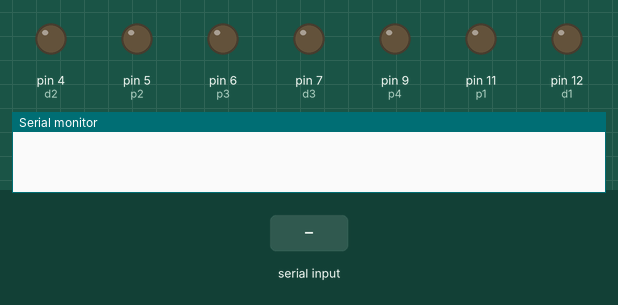
A sketch run on a simulated Arduino Uno, built with avr-gcc and run on an emulated ATmega328P. Parts: output pins drawn as LEDs (lit = HIGH), the last lines printed to the serial monitor. The test bench sets the inputs (shaded band). Pins used as bus, display or sensor lines are not drawn.

Above: at 1.2 s.
1.3 s: "F" received over Serial
At 2.1 s:
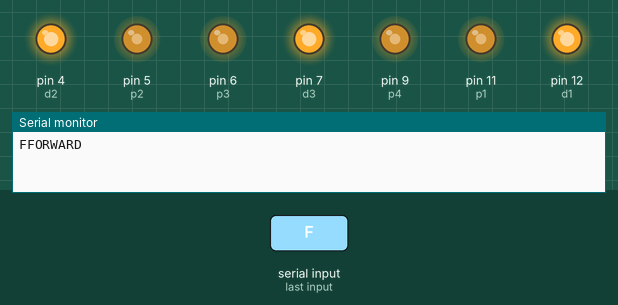
2.8 s: "B" received over Serial
At 3.3 s:
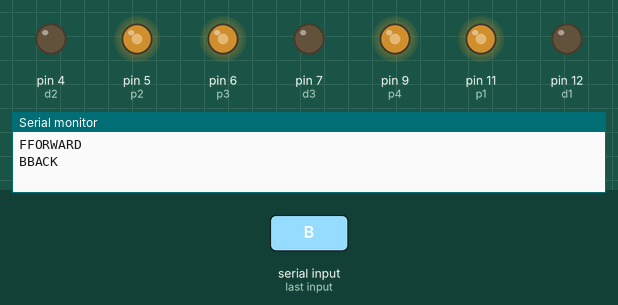
4.3 s: "R" received over Serial
At 5.5 s:
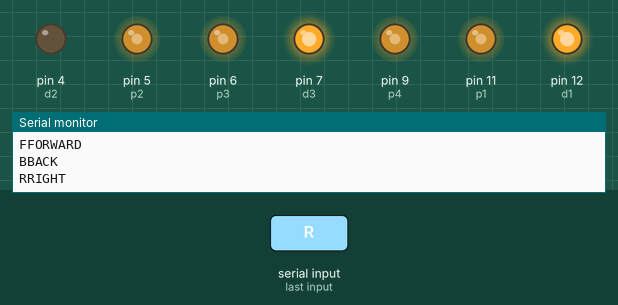
5.8 s: "L" received over Serial
At 6.8 s:
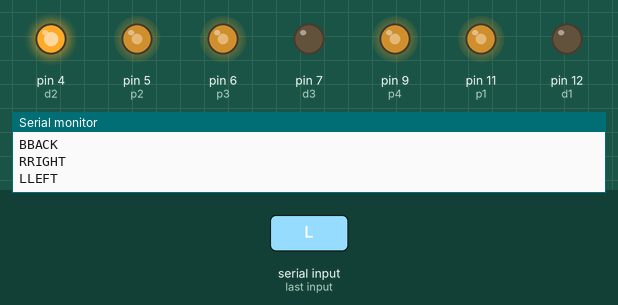
Timing chart, 0 to 8.3 s (numbered marks = the images above; inputs shaded):
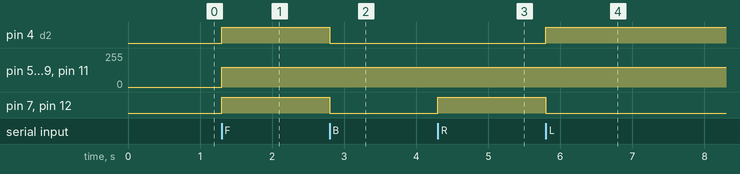

The sketch:

bluetooth-module.ino
```cpp
/***************************BLUETOOTH CONTROLLED CAR CODE**************************/

//Declare the arduino pins

#define d1 12
#define p1 11

#define d2 4
#define p2 5

#define d3 7
#define p3 6

#define d4 2
#define p4 9
int i = 150;

void setup()
{
  //initlize the mode of the pins
 pinMode(d1, OUTPUT);
  pinMode(p1, OUTPUT);
  pinMode(d2, OUTPUT);
  pinMode(p2, OUTPUT);
  pinMode(d3, OUTPUT);
  pinMode(p3, OUTPUT);
  pinMode(d4, OUTPUT);
  pinMode(p4, OUTPUT);

   //set the serial communication rate
  Serial.begin(9600);
}

void loop()
{
  //check whether arduino is reciving signal or not
  while(Serial.available() == 0);
  char val = Serial.read() ;//reads the signal
 // int i=Serial.read();
  Serial.print(val);

  /*********For Forward motion*********/

  if (val == 'F')
  {
    Serial.println("FORWARD");
 forward();

  }


    /*********For Backward Motion*********/
  else if(val == 'B')
  {
  Serial.println("BACK");
backward();

  }
   /*********Right*********/
  else if(val == 'R')
  {
  Serial.println("RIGHT");
  leftshift();
  }
   /*********Left*********/
  else if(val == 'L')
  {
   Serial.println("LEFT");
 rightshift();

  }

  else if(val == 'I')
  {
   Serial.println("LEFT");
diagonalleftfront();

  }

  else if(val == 'J')
  {
   Serial.println("LEFT");
 diagonalleftback();

  }

  else if(val == 'G')
  {
   Serial.println("LEFT");
 diagonalrightfront();

  }

  else if(val == 'H')
  {
   Serial.println("LEFT");
 diagonalrightback();

  }
//   /*********Horn*********/
// else if(val == 'V')
//  {
//  digitalWrite(horn,HIGH);
//  }
//else if(val == 'v')
//  {
//    digitalWrite(horn,LOW);
//  }
//
//  /*********Front Lights*********/
//  else if(val == 'W')
//  {
//  digitalWrite(fl,HIGH);
//  }
//  else if(val == 'w')
//  {
//    digitalWrite(fl,LOW);
//  }
//  /*********Back Lights*********/
//  else if(val == 'U')
//  {
//    digitalWrite(bl,HIGH);
//  }
//  else if(val == 'u')
//  {
//    digitalWrite(bl,LOW);
//  }
//  /*********STOP*********/
  else
  {
  Serial.println("Invalid!!!");
halt();

  }

}
```

funct.ino
```cpp
void forward()
{
  digitalWrite(d1, HIGH);
  analogWrite(p1, i);
  digitalWrite(d2, HIGH);
  analogWrite(p2, i);
  digitalWrite(d3, HIGH);
  analogWrite(p3, i);
  digitalWrite(d4, HIGH);
  analogWrite(p4, i);
}
void backward()
{
  digitalWrite(d1, LOW);
  analogWrite(p1, i);
  digitalWrite(d2, LOW);
  analogWrite(p2, i);
  digitalWrite(d3, LOW);
  analogWrite(p3, i);
  digitalWrite(d4, LOW);
  analogWrite(p4, i);
}

void leftshift()
{
  digitalWrite(d1, HIGH);
  analogWrite(p1, i);
  digitalWrite(d2, LOW);
  analogWrite(p2, i);
  digitalWrite(d3, HIGH);
  analogWrite(p3, i);
  digitalWrite(d4, LOW);
  analogWrite(p4, i);
}

void rightshift()
{
  digitalWrite(d1, LOW);
  analogWrite(p1, i);
  digitalWrite(d2, HIGH);
  analogWrite(p2, i);
  digitalWrite(d3, LOW);
  analogWrite(p3, i);
  digitalWrite(d4, HIGH);
  analogWrite(p4, i);
}

void halt()
{
  digitalWrite(d1, LOW);
  analogWrite(p1, 0);
  digitalWrite(d2, LOW);
  analogWrite(p2, 0);
  digitalWrite(d3, LOW);
  analogWrite(p3, 0);
  digitalWrite(d4, LOW);
  analogWrite(p4, 0);
}

void diagonalleftfront()
{
  digitalWrite(d1, HIGH);
  analogWrite(p1, i);
  digitalWrite(d3, HIGH);
  analogWrite(p3, i);
}
void diagonalleftback()
{
  digitalWrite(d1, LOW);
  analogWrite(p1, i);
  digitalWrite(d3, LOW);
  analogWrite(p3, i);
}

void diagonalrightfront()
{
  digitalWrite(d2, HIGH);
  analogWrite(p2, i);
  digitalWrite(d4, HIGH);
  analogWrite(p4, i);
}
void diagonalrightback()
{
  digitalWrite(d2, LOW);
  analogWrite(p2, i);
  digitalWrite(d4, LOW);
  analogWrite(p4, i);
}
```

Measured:
- after the input at 1.3 s, pin 4 (d2), pin 7 (d3), pin 12 (d1): LOW → HIGH at once; pin 5 (p2), pin 6 (p3), pin 9 (p4), pin 11 (p1): 0/255 → 150/255 at once
- after the input at 2.8 s, pin 4 (d2), pin 7 (d3), pin 12 (d1): HIGH → LOW at once
- after the input at 4.3 s, pin 7 (d3), pin 12 (d1): LOW → HIGH at once
- after the input at 5.8 s, pin 4 (d2): LOW → HIGH at once; pin 7 (d3), pin 12 (d1): HIGH → LOW at once
